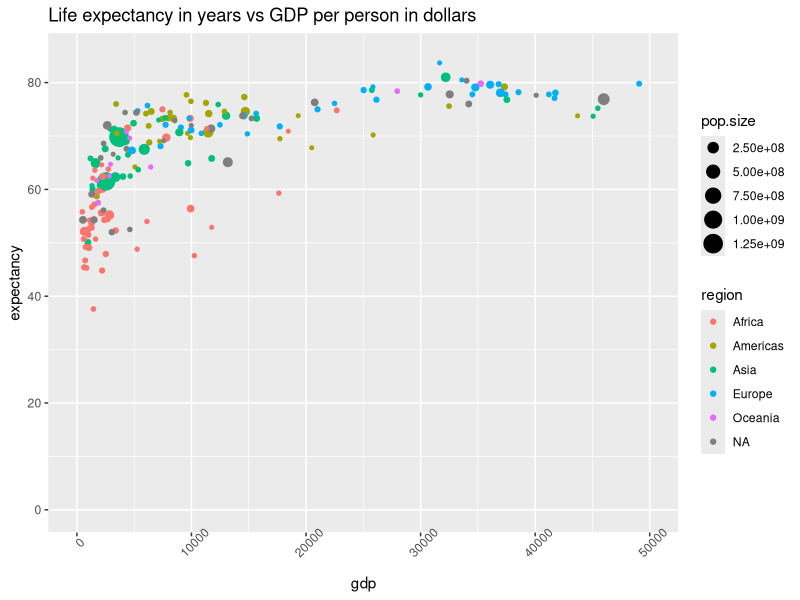

The R script that drew this image:
library(tidyverse)
library(ggplot2)
library(reshape2)
library(plyr)

# for each dataset, melt into variables country, year, variable where all 3 of these variables are not NA

health.data <- read_csv("indicator life_expectancy_at_birth.csv")
colnames(health.data)[1] <- "country"
melted.health <- melt(health.data, id = c("country"))
complete.health <- melted.health[complete.cases(melted.health), ]
colnames(complete.health) <- c("country", "year", "expectancy")

wealth.data <- read_csv("indicator gdp_per_capita_ppp.csv")
colnames(wealth.data)[1] <- "country"
melted.wealth <- melt(wealth.data, id = c("country"))
complete.wealth <- melted.wealth[complete.cases(melted.wealth), ]
colnames(complete.wealth) <- c("country", "year", "gdp")

# add first round of pop.data for decades
# if year is not a decade, it will be NA
population.data <- read_csv("indicator gapminder population.csv")
colnames(population.data)[1] <- "country"
melted.pop <- melt(population.data, id = c("country"))
complete.pop <- melted.pop[complete.cases(melted.pop), ]
colnames(complete.pop) <- c("country", "year", "pop.size")

# Got region data from: 
# https://github.com/lukes/ISO-3166-Countries-with-Regional-Codes/tree/master/all

region.data <- read_csv("Country2.csv")
clean.region.data <- region.data %>% 
  select(name, region) 
colnames(clean.region.data)[1] <- "country"

health.wealth <- join(complete.wealth, complete.health)
health.wealth.pop <- join(health.wealth, complete.pop)
all.data <- join(health.wealth.pop, clean.region.data)

# convert to numeric to use mod
all.data$year <- as.numeric(as.character(all.data$year))

# make a new year.to.merge column for non-decade years
data.to.merge <- all.data %>%
  mutate(mod = year%%10) %>%
  mutate(adjusted.year = year - mod) %>%
  mutate(year.to.merge = ifelse(is.na(pop.size), adjusted.year, year)) %>%
  select(country, year, year.to.merge, gdp, expectancy, region)

colnames(complete.pop)[2] <- "year.to.merge" 
 
final.data <- merge(data.to.merge, complete.pop)

final.data$expectancy <- as.numeric(as.character(final.data$expectancy))
final.data$gdp <- as.numeric(as.character(final.data$gdp))
final.data$pop.size <- as.numeric(as.character(final.data$pop.size))

# PER SLIDER
# filter to only include 1 year

one.year.data <- final.data %>% filter(year == "2000")

ggplot() + geom_point(data = one.year.data, aes(x = gdp, y = expectancy, size = pop.size, color = region)) + theme(axis.text.x = element_text(angle = 45)) + scale_y_continuous(limits = c(0, 85)) + scale_x_continuous(limits = c(0, 50000)) + ggtitle("Life expectancy in years vs GDP per person in dollars")
